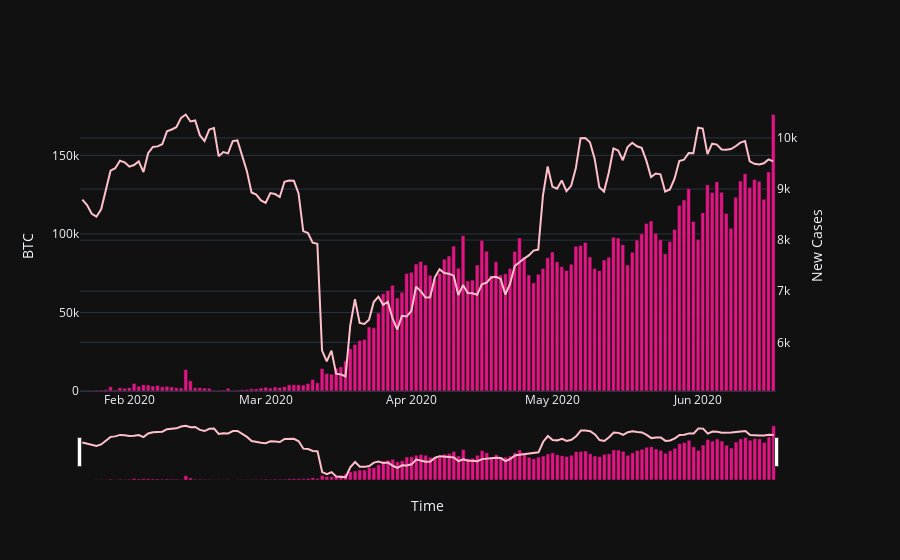

The notebook cell saved with this chart:
### Code cell
#now we are making plots
subfig = make_subplots(specs=[[{"secondary_y": True}]])
fig = px.bar(merged_data, x="Date", y="New cases", width=700, color_discrete_sequence=['#E11584'])
fig2 = px.line(merged_data, x="Date", y="High", width=700, color_discrete_sequence=['#FFC0CB'])
fig2.update_traces(yaxis="y2")
subfig.add_traces(fig.data + fig2.data)
subfig.layout.xaxis.title="Time"
subfig.layout.yaxis.title="BTC"
subfig.layout.yaxis2.title="New Cases"
subfig.update_layout(xaxis_rangeslider_visible=True)
subfig.show()

#jakies gówno
def plot_daywise(col, hue):
    fig = px.bar(day_wise, x="Date", y=col, width=700, color_discrete_sequence=['#FFC0CB'])
    fig.update_layout(title=col, xaxis_title="", yaxis_title="")

    fig.show()
def plot_daywisee(col, hue,x):
    fig = px.line(x, x="Date", y=col, width=700, color_discrete_sequence=['#FFC0CB'])
    # fig.add_bar(day_wise, x="Date", y='New cases',name="Nowe przypadki covid")
    fig.update_layout(title=col, xaxis_title="", yaxis_title="")
    fig.update_layout(xaxis_rangeslider_visible=True)
    fig.show()
# plot_daywisee("High",'#FFC0CB',filterBTC)
#nowe przypadki

### Figure 1 — Plotly figure (JSON) as saved in the notebook; plotly's stock layout.template omitted (floating-point values rounded to 4 significant figures; data arrays with more than 128 entries replaced by an {"elided": "..."} marker saying what was removed)
{"data": [{"alignmentgroup": "True", "hovertemplate": "Date=%{x}<br>New cases=%{y}<extra></extra>", "legendgroup": "", "marker": {"color": "#E11584", "pattern": {"shape": ""}}, "name": "", "offsetgroup": "", "orientation": "v", "showlegend": false, "textposition": "auto", "x": {"elided": "148 str values"}, "xaxis": "x", "y": {"elided": "148 int values"}, "yaxis": "y", "type": "bar"}, {"hovertemplate": "Date=%{x}<br>High=%{y}<extra></extra>", "legendgroup": "", "line": {"color": "#FFC0CB", "dash": "solid"}, "marker": {"symbol": "circle"}, "mode": "lines", "name": "", "orientation": "v", "showlegend": false, "x": {"elided": "148 str values"}, "xaxis": "x", "y": {"elided": "148 float values"}, "yaxis": "y2", "type": "scatter"}], "layout": {"xaxis": {"anchor": "y", "domain": [0.0, 0.94], "title": {"text": "Time"}, "rangeslider": {"visible": true}}, "yaxis": {"anchor": "x", "domain": [0.0, 1.0], "title": {"text": "BTC"}}, "yaxis2": {"anchor": "x", "overlaying": "y", "side": "right", "title": {"text": "New Cases"}}}}
